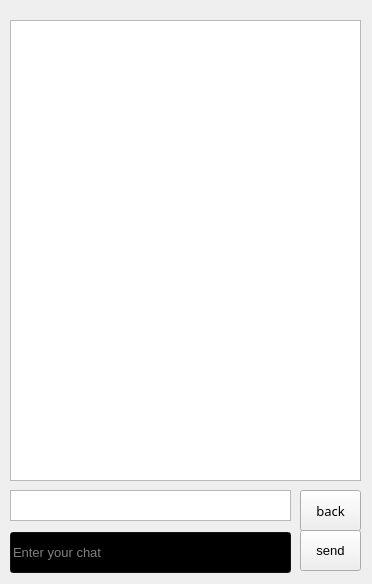
<?xml version="1.0" encoding="UTF-8"?>
<ui version="4.0">
 <class>chat</class>
 <widget class="QWidget" name="chat">
  <property name="geometry">
   <rect>
    <x>0</x>
    <y>0</y>
    <width>372</width>
    <height>584</height>
   </rect>
  </property>
  <property name="windowTitle">
   <string>Form</string>
  </property>
  <widget class="QPushButton" name="pushButton">
   <property name="geometry">
    <rect>
     <x>300</x>
     <y>530</y>
     <width>61</width>
     <height>41</height>
    </rect>
   </property>
   <property name="font">
    <font>
     <pointsize>10</pointsize>
    </font>
   </property>
   <property name="text">
    <string>send</string>
   </property>
  </widget>
  <widget class="QTextBrowser" name="textBrowser">
   <property name="geometry">
    <rect>
     <x>10</x>
     <y>20</y>
     <width>351</width>
     <height>461</height>
    </rect>
   </property>
  </widget>
  <widget class="QTextBrowser" name="textBrowser_2">
   <property name="geometry">
    <rect>
     <x>10</x>
     <y>490</y>
     <width>281</width>
     <height>31</height>
    </rect>
   </property>
   <property name="font">
    <font>
     <pointsize>10</pointsize>
    </font>
   </property>
  </widget>
  <widget class="QPushButton" name="back">
   <property name="geometry">
    <rect>
     <x>300</x>
     <y>490</y>
     <width>61</width>
     <height>41</height>
    </rect>
   </property>
   <property name="font">
    <font>
     <family>Sitka Heading</family>
     <pointsize>10</pointsize>
    </font>
   </property>
   <property name="text">
    <string>back</string>
   </property>
  </widget>
  <widget class="QLineEdit" name="lineEdit_9">
   <property name="geometry">
    <rect>
     <x>10</x>
     <y>532</y>
     <width>281</width>
     <height>41</height>
    </rect>
   </property>
   <property name="palette">
    <palette>
     <active>
      <colorrole role="WindowText">
       <brush brushstyle="SolidPattern">
        <color alpha="255">
         <red>255</red>
         <green>255</green>
         <blue>255</blue>
        </color>
       </brush>
      </colorrole>
      <colorrole role="Button">
       <brush brushstyle="SolidPattern">
        <color alpha="255">
         <red>27</red>
         <green>27</green>
         <blue>27</blue>
        </color>
       </brush>
      </colorrole>
      <colorrole role="Light">
       <brush brushstyle="SolidPattern">
        <color alpha="255">
         <red>40</red>
         <green>40</green>
         <blue>40</blue>
        </color>
       </brush>
      </colorrole>
      <colorrole role="Midlight">
       <brush brushstyle="SolidPattern">
        <color alpha="255">
         <red>33</red>
         <green>33</green>
         <blue>33</blue>
        </color>
       </brush>
      </colorrole>
      <colorrole role="Dark">
       <brush brushstyle="SolidPattern">
        <color alpha="255">
         <red>13</red>
         <green>13</green>
         <blue>13</blue>
        </color>
       </brush>
      </colorrole>
      <colorrole role="Mid">
       <brush brushstyle="SolidPattern">
        <color alpha="255">
         <red>18</red>
         <green>18</green>
         <blue>18</blue>
        </color>
       </brush>
      </colorrole>
      <colorrole role="Text">
       <brush brushstyle="SolidPattern">
        <color alpha="255">
         <red>255</red>
         <green>255</green>
         <blue>255</blue>
        </color>
       </brush>
      </colorrole>
      <colorrole role="BrightText">
       <brush brushstyle="SolidPattern">
        <color alpha="255">
         <red>255</red>
         <green>255</green>
         <blue>255</blue>
        </color>
       </brush>
      </colorrole>
      <colorrole role="ButtonText">
       <brush brushstyle="SolidPattern">
        <color alpha="255">
         <red>255</red>
         <green>255</green>
         <blue>255</blue>
        </color>
       </brush>
      </colorrole>
      <colorrole role="Base">
       <brush brushstyle="SolidPattern">
        <color alpha="255">
         <red>0</red>
         <green>0</green>
         <blue>0</blue>
        </color>
       </brush>
      </colorrole>
      <colorrole role="Window">
       <brush brushstyle="SolidPattern">
        <color alpha="255">
         <red>27</red>
         <green>27</green>
         <blue>27</blue>
        </color>
       </brush>
      </colorrole>
      <colorrole role="Shadow">
       <brush brushstyle="SolidPattern">
        <color alpha="255">
         <red>0</red>
         <green>0</green>
         <blue>0</blue>
        </color>
       </brush>
      </colorrole>
      <colorrole role="AlternateBase">
       <brush brushstyle="SolidPattern">
        <color alpha="255">
         <red>13</red>
         <green>13</green>
         <blue>13</blue>
        </color>
       </brush>
      </colorrole>
      <colorrole role="ToolTipBase">
       <brush brushstyle="SolidPattern">
        <color alpha="255">
         <red>255</red>
         <green>255</green>
         <blue>220</blue>
        </color>
       </brush>
      </colorrole>
      <colorrole role="ToolTipText">
       <brush brushstyle="SolidPattern">
        <color alpha="255">
         <red>0</red>
         <green>0</green>
         <blue>0</blue>
        </color>
       </brush>
      </colorrole>
     </active>
     <inactive>
      <colorrole role="WindowText">
       <brush brushstyle="SolidPattern">
        <color alpha="255">
         <red>255</red>
         <green>255</green>
         <blue>255</blue>
        </color>
       </brush>
      </colorrole>
      <colorrole role="Button">
       <brush brushstyle="SolidPattern">
        <color alpha="255">
         <red>27</red>
         <green>27</green>
         <blue>27</blue>
        </color>
       </brush>
      </colorrole>
      <colorrole role="Light">
       <brush brushstyle="SolidPattern">
        <color alpha="255">
         <red>40</red>
         <green>40</green>
         <blue>40</blue>
        </color>
       </brush>
      </colorrole>
      <colorrole role="Midlight">
       <brush brushstyle="SolidPattern">
        <color alpha="255">
         <red>33</red>
         <green>33</green>
         <blue>33</blue>
        </color>
       </brush>
      </colorrole>
      <colorrole role="Dark">
       <brush brushstyle="SolidPattern">
        <color alpha="255">
         <red>13</red>
         <green>13</green>
         <blue>13</blue>
        </color>
       </brush>
      </colorrole>
      <colorrole role="Mid">
       <brush brushstyle="SolidPattern">
        <color alpha="255">
         <red>18</red>
         <green>18</green>
         <blue>18</blue>
        </color>
       </brush>
      </colorrole>
      <colorrole role="Text">
       <brush brushstyle="SolidPattern">
        <color alpha="255">
         <red>255</red>
         <green>255</green>
         <blue>255</blue>
        </color>
       </brush>
      </colorrole>
      <colorrole role="BrightText">
       <brush brushstyle="SolidPattern">
        <color alpha="255">
         <red>255</red>
         <green>255</green>
         <blue>255</blue>
        </color>
       </brush>
      </colorrole>
      <colorrole role="ButtonText">
       <brush brushstyle="SolidPattern">
        <color alpha="255">
         <red>255</red>
         <green>255</green>
         <blue>255</blue>
        </color>
       </brush>
      </colorrole>
      <colorrole role="Base">
       <brush brushstyle="SolidPattern">
        <color alpha="255">
         <red>0</red>
         <green>0</green>
         <blue>0</blue>
        </color>
       </brush>
      </colorrole>
      <colorrole role="Window">
       <brush brushstyle="SolidPattern">
        <color alpha="255">
         <red>27</red>
         <green>27</green>
         <blue>27</blue>
        </color>
       </brush>
      </colorrole>
      <colorrole role="Shadow">
       <brush brushstyle="SolidPattern">
        <color alpha="255">
         <red>0</red>
         <green>0</green>
         <blue>0</blue>
        </color>
       </brush>
      </colorrole>
      <colorrole role="AlternateBase">
       <brush brushstyle="SolidPattern">
        <color alpha="255">
         <red>13</red>
         <green>13</green>
         <blue>13</blue>
        </color>
       </brush>
      </colorrole>
      <colorrole role="ToolTipBase">
       <brush brushstyle="SolidPattern">
        <color alpha="255">
         <red>255</red>
         <green>255</green>
         <blue>220</blue>
        </color>
       </brush>
      </colorrole>
      <colorrole role="ToolTipText">
       <brush brushstyle="SolidPattern">
        <color alpha="255">
         <red>0</red>
         <green>0</green>
         <blue>0</blue>
        </color>
       </brush>
      </colorrole>
     </inactive>
     <disabled>
      <colorrole role="WindowText">
       <brush brushstyle="SolidPattern">
        <color alpha="255">
         <red>13</red>
         <green>13</green>
         <blue>13</blue>
        </color>
       </brush>
      </colorrole>
      <colorrole role="Button">
       <brush brushstyle="SolidPattern">
        <color alpha="255">
         <red>27</red>
         <green>27</green>
         <blue>27</blue>
        </color>
       </brush>
      </colorrole>
      <colorrole role="Light">
       <brush brushstyle="SolidPattern">
        <color alpha="255">
         <red>40</red>
         <green>40</green>
         <blue>40</blue>
        </color>
       </brush>
      </colorrole>
      <colorrole role="Midlight">
       <brush brushstyle="SolidPattern">
        <color alpha="255">
         <red>33</red>
         <green>33</green>
         <blue>33</blue>
        </color>
       </brush>
      </colorrole>
      <colorrole role="Dark">
       <brush brushstyle="SolidPattern">
        <color alpha="255">
         <red>13</red>
         <green>13</green>
         <blue>13</blue>
        </color>
       </brush>
      </colorrole>
      <colorrole role="Mid">
       <brush brushstyle="SolidPattern">
        <color alpha="255">
         <red>18</red>
         <green>18</green>
         <blue>18</blue>
        </color>
       </brush>
      </colorrole>
      <colorrole role="Text">
       <brush brushstyle="SolidPattern">
        <color alpha="255">
         <red>13</red>
         <green>13</green>
         <blue>13</blue>
        </color>
       </brush>
      </colorrole>
      <colorrole role="BrightText">
       <brush brushstyle="SolidPattern">
        <color alpha="255">
         <red>255</red>
         <green>255</green>
         <blue>255</blue>
        </color>
       </brush>
      </colorrole>
      <colorrole role="ButtonText">
       <brush brushstyle="SolidPattern">
        <color alpha="255">
         <red>13</red>
         <green>13</green>
         <blue>13</blue>
        </color>
       </brush>
      </colorrole>
      <colorrole role="Base">
       <brush brushstyle="SolidPattern">
        <color alpha="255">
         <red>27</red>
         <green>27</green>
         <blue>27</blue>
        </color>
       </brush>
      </colorrole>
      <colorrole role="Window">
       <brush brushstyle="SolidPattern">
        <color alpha="255">
         <red>27</red>
         <green>27</green>
         <blue>27</blue>
        </color>
       </brush>
      </colorrole>
      <colorrole role="Shadow">
       <brush brushstyle="SolidPattern">
        <color alpha="255">
         <red>0</red>
         <green>0</green>
         <blue>0</blue>
        </color>
       </brush>
      </colorrole>
      <colorrole role="AlternateBase">
       <brush brushstyle="SolidPattern">
        <color alpha="255">
         <red>27</red>
         <green>27</green>
         <blue>27</blue>
        </color>
       </brush>
      </colorrole>
      <colorrole role="ToolTipBase">
       <brush brushstyle="SolidPattern">
        <color alpha="255">
         <red>255</red>
         <green>255</green>
         <blue>220</blue>
        </color>
       </brush>
      </colorrole>
      <colorrole role="ToolTipText">
       <brush brushstyle="SolidPattern">
        <color alpha="255">
         <red>0</red>
         <green>0</green>
         <blue>0</blue>
        </color>
       </brush>
      </colorrole>
     </disabled>
    </palette>
   </property>
   <property name="font">
    <font>
     <pointsize>10</pointsize>
    </font>
   </property>
   <property name="accessibleName">
    <string/>
   </property>
   <property name="text">
    <string/>
   </property>
   <property name="placeholderText">
    <string>Enter your chat</string>
   </property>
  </widget>
 </widget>
 <resources/>
 <connections/>
</ui>
